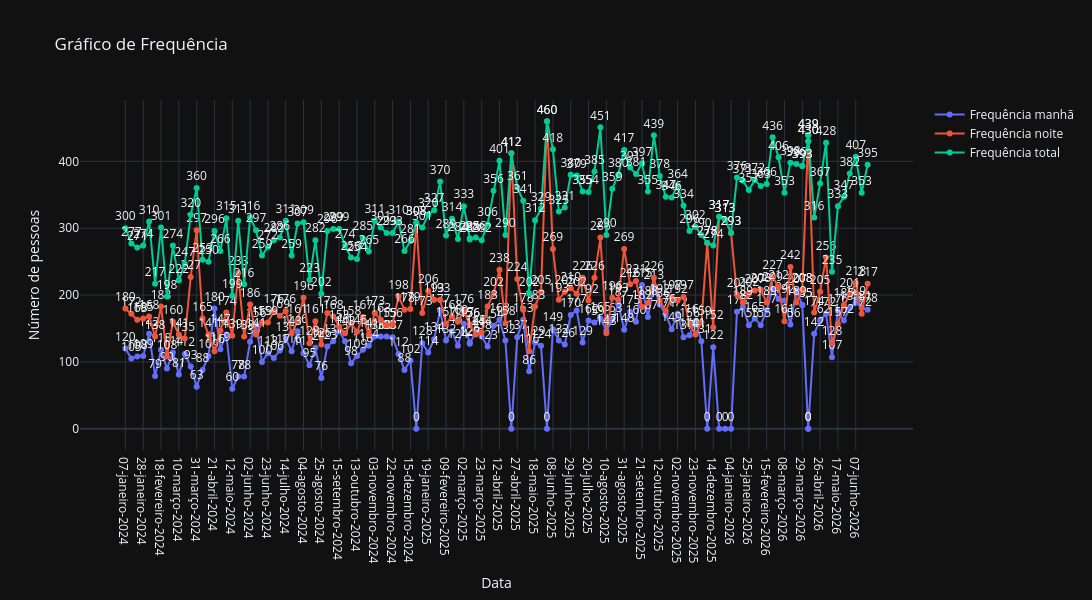

This figure's notebook cell:
### Code cell
figFq.show()

### Figure 1 — Plotly figure (JSON) as saved in the notebook; plotly's stock layout.template omitted (floating-point values rounded to 4 significant figures; data arrays with more than 128 entries replaced by an {"elided": "..."} marker saying what was removed)
{"data": [{"mode": "lines+markers+text", "name": "Frequência manhã", "text": {"elided": "129 float values"}, "textposition": "top center", "type": "scatter", "x": {"elided": "129 str values"}, "y": {"elided": "129 int values"}}, {"mode": "lines+markers+text", "name": "Frequência noite", "text": {"elided": "129 float values"}, "textposition": "top center", "type": "scatter", "x": {"elided": "129 str values"}, "y": {"elided": "129 int values"}}, {"mode": "lines+markers+text", "name": "Frequência total", "text": {"elided": "129 float values"}, "textposition": "top center", "type": "scatter", "x": {"elided": "129 str values"}, "y": {"elided": "129 int values"}}], "layout": {"height": 600, "title": {"text": "Gráfico de Frequência"}, "width": 1350, "xaxis": {"title": {"text": "Data"}}, "yaxis": {"rangemode": "normal", "title": {"text": "Número de pessoas"}}}}
